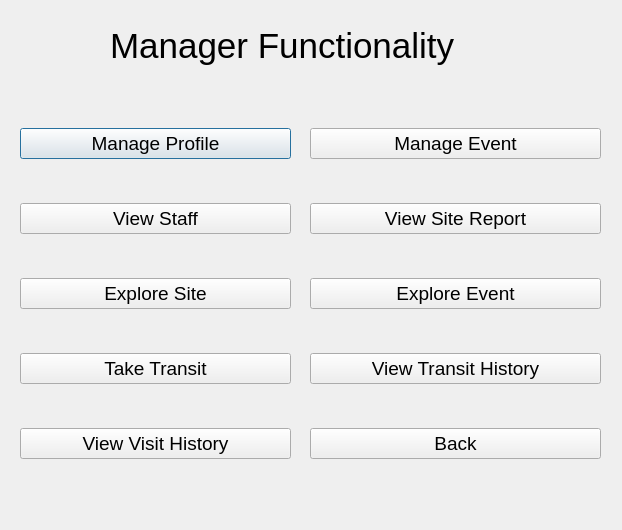
<?xml version="1.0" encoding="UTF-8"?>
<ui version="4.0">
 <class>manager_functionality_v</class>
 <widget class="QDialog" name="manager_functionality_v">
  <property name="geometry">
   <rect>
    <x>0</x>
    <y>0</y>
    <width>622</width>
    <height>530</height>
   </rect>
  </property>
  <property name="windowTitle">
   <string>Manager-Visitor Functionality</string>
  </property>
  <widget class="QWidget" name="verticalLayoutWidget">
   <property name="geometry">
    <rect>
     <x>20</x>
     <y>90</y>
     <width>271</width>
     <height>411</height>
    </rect>
   </property>
   <layout class="QVBoxLayout" name="verticalLayout">
    <item>
     <widget class="QPushButton" name="manage_profile_btn">
      <property name="font">
       <font>
        <pointsize>14</pointsize>
       </font>
      </property>
      <property name="text">
       <string>Manage Profile</string>
      </property>
     </widget>
    </item>
    <item>
     <widget class="QPushButton" name="view_staff_btn">
      <property name="font">
       <font>
        <pointsize>14</pointsize>
       </font>
      </property>
      <property name="text">
       <string>View Staff</string>
      </property>
     </widget>
    </item>
    <item>
     <widget class="QPushButton" name="explore_site_btn">
      <property name="font">
       <font>
        <pointsize>14</pointsize>
       </font>
      </property>
      <property name="text">
       <string>Explore Site</string>
      </property>
     </widget>
    </item>
    <item>
     <widget class="QPushButton" name="take_transit_btn">
      <property name="font">
       <font>
        <pointsize>14</pointsize>
       </font>
      </property>
      <property name="text">
       <string>Take Transit</string>
      </property>
     </widget>
    </item>
    <item>
     <widget class="QPushButton" name="view_visit_history_btn">
      <property name="font">
       <font>
        <pointsize>14</pointsize>
       </font>
      </property>
      <property name="text">
       <string>View Visit History</string>
      </property>
     </widget>
    </item>
   </layout>
  </widget>
  <widget class="QWidget" name="verticalLayoutWidget_2">
   <property name="geometry">
    <rect>
     <x>310</x>
     <y>90</y>
     <width>291</width>
     <height>411</height>
    </rect>
   </property>
   <layout class="QVBoxLayout" name="verticalLayout_2">
    <item>
     <widget class="QPushButton" name="manag_event_btn">
      <property name="font">
       <font>
        <pointsize>14</pointsize>
       </font>
      </property>
      <property name="text">
       <string>Manage Event</string>
      </property>
     </widget>
    </item>
    <item>
     <widget class="QPushButton" name="view_stie_report_btn">
      <property name="font">
       <font>
        <pointsize>14</pointsize>
       </font>
      </property>
      <property name="text">
       <string>View Site Report</string>
      </property>
     </widget>
    </item>
    <item>
     <widget class="QPushButton" name="explore_event_btn">
      <property name="font">
       <font>
        <pointsize>14</pointsize>
       </font>
      </property>
      <property name="text">
       <string>Explore Event</string>
      </property>
     </widget>
    </item>
    <item>
     <widget class="QPushButton" name="view_transit_history_btn">
      <property name="font">
       <font>
        <pointsize>14</pointsize>
       </font>
      </property>
      <property name="text">
       <string>View Transit History</string>
      </property>
     </widget>
    </item>
    <item>
     <widget class="QPushButton" name="back_btn">
      <property name="font">
       <font>
        <pointsize>14</pointsize>
       </font>
      </property>
      <property name="text">
       <string>Back</string>
      </property>
     </widget>
    </item>
   </layout>
  </widget>
  <widget class="QLabel" name="label">
   <property name="geometry">
    <rect>
     <x>110</x>
     <y>25</y>
     <width>391</width>
     <height>41</height>
    </rect>
   </property>
   <property name="font">
    <font>
     <pointsize>26</pointsize>
    </font>
   </property>
   <property name="text">
    <string>Manager Functionality</string>
   </property>
  </widget>
 </widget>
 <resources/>
 <connections/>
</ui>
